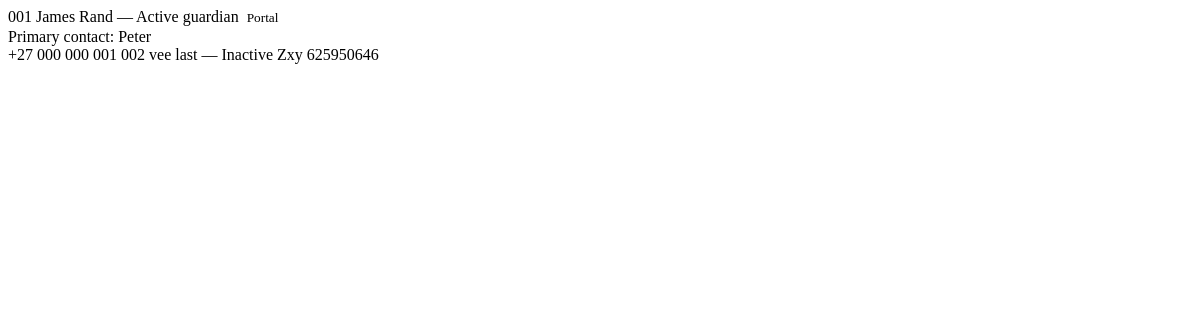
The app's page /students/search/ (signed in), older data.
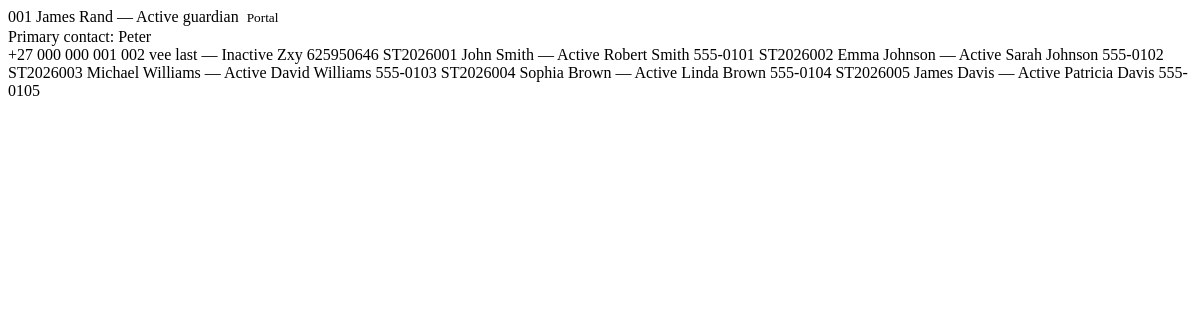
The same page, newer data.
### students/models.py (models this page shows, shortened)
class Student(models.Model):
	class Status(models.TextChoices):
		ACTIVE = 'ACTIVE', 'Active'
		INACTIVE = 'INACTIVE', 'Inactive'
		GRADUATED = 'GRADUATED', 'Graduated'
	user = models.OneToOneField(
		settings.AUTH_USER_MODEL,
		on_delete=models.SET_NULL,
		related_name='student_profile',
		blank=True,
		null=True,
	)
	admission_number = models.CharField(max_length=32, unique=True)
	first_name = models.CharField(max_length=150)
	last_name = models.CharField(max_length=150)
	date_of_birth = models.DateField()
	current_classroom = models.ForeignKey(
		'academics.Classroom',
		on_delete=models.SET_NULL,
		related_name='students',
		blank=True,
		null=True,
		help_text='Current primary classroom/section.',
	)
	guardian_name = models.CharField(max_length=255)
	guardian_user = models.ForeignKey(
		settings.AUTH_USER_MODEL,
		on_delete=models.SET_NULL,
		related_name='guardian_students',
		blank=True,
		null=True,
		help_text='Optional portal account for guardians/parents.',
	)
	contact_email = models.EmailField(blank=True)
	contact_phone = models.CharField(max_length=32, blank=True)
	status = models.CharField(max_length=16, choices=Status.choices, default=Status.ACTIVE)
	enrolled_on = models.DateField(auto_now_add=True)
	class Meta:
		ordering = ['admission_number']
	@property
	def full_name(self) -> str:
		return f"{self.first_name} {self.last_name}".strip()

### accounts/models.py (models this page shows, shortened)
class User(AbstractUser):
	class Role(models.TextChoices):
		ADMIN = 'ADMIN', 'Administrator'
		STAFF = 'STAFF', 'Staff'
		TEACHER = 'TEACHER', 'Teacher'
		STUDENT = 'STUDENT', 'Student'
		GUARDIAN = 'GUARDIAN', 'Guardian / Parent'
	role = models.CharField(max_length=20, choices=Role.choices, default=Role.STAFF)
	@property
	def display_name(self) -> str:
		return self.get_full_name() or self.username

### students/views.py (the view, shortened to what this page needs)
# urls.py: path('search/', views.student_search, name='search'),
@login_required
def student_search(request):
	query = request.GET.get('search', '').strip()
	students = Student.objects.select_related('user', 'guardian_user', 'current_classroom').all()
	can_manage = request.user.is_superuser or request.user.role == User.Role.ADMIN
	can_view_enrollments = can_manage or request.user.role == User.Role.STAFF
	return render(
		request,
		'students/partials/student_rows.html',
		{
			'students': students,
			'can_manage_students': can_manage,
			'can_view_enrollments': can_view_enrollments,
		},
	)

### messaging/user_status.py (called while the page is built)
def update_user_status(user):
    if user.is_authenticated:
        cache_key = LAST_SEEN_KEY.format(user_id=user.id)
        cache.set(cache_key, timezone.now(), 300)  # 5 minutes

    def __call__(self, request):
        if request.user.is_authenticated:
            update_user_status(request.user)
        response = self.get_response(request)
        return response

### skola/templates/students/partials/student_rows.html (shortened to what this page needs)
{% for student in students %}
    <tr>
        <td>{{ student.admission_number }}</td>
        <td>{{ student.full_name }}</td>
        <td>{{ student.current_classroom|default:'—' }}</td>
        <td>
            {% if student.status == student.Status.ACTIVE %}
                <span class="status-pill status-active">{{ student.get_status_display }}</span>
            {% elif student.status == student.Status.INACTIVE %}
                <span class="status-pill status-inactive">{{ student.get_status_display }}</span>
            {% else %}
                <span class="status-pill status-graduated">{{ student.get_status_display }}</span>
            {% endif %}
        </td>
        <td>
            {% if student.guardian_user %}
                <span>{{ student.guardian_user.display_name }}</span>
                <small class="status-pill status-present" style="margin-left:0.25rem;">Portal</small>
                {% if student.guardian_name and student.guardian_name != student.guardian_user.display_name %}
                    <div class="field-help" style="margin-top:0.15rem;">Primary contact: {{ student.guardian_name }}</div>
                {% endif %}
            {% else %}
                {{ student.guardian_name }}
            {% endif %}
        </td>
        <td>{{ student.contact_phone|default:student.contact_email|default:'—' }}</td>
    </tr>
{% empty %}
    <tr><td colspan="{% if can_manage_students or can_view_enrollments %}7{% else %}6{% endif %}">No students found.</td></tr>
{% endfor %}

Row changes from the older to the newer data that the page shows:
added Student: admission_number "ST2026001", full_name "John Smith", current_classroom "—", status "Active", guardian_name "Robert Smith", contact_phone "555-0101"
added Student: admission_number "ST2026002", full_name "Emma Johnson", current_classroom "—", status "Active", guardian_name "Sarah Johnson", contact_phone "555-0102"
added Student: admission_number "ST2026003", full_name "Michael Williams", current_classroom "—", status "Active", guardian_name "David Williams", contact_phone "555-0103"
added Student: admission_number "ST2026004", full_name "Sophia Brown", current_classroom "—", status "Active", guardian_name "Linda Brown", contact_phone "555-0104"
added Student: admission_number "ST2026005", full_name "James Davis", current_classroom "—", status "Active", guardian_name "Patricia Davis", contact_phone "555-0105"
